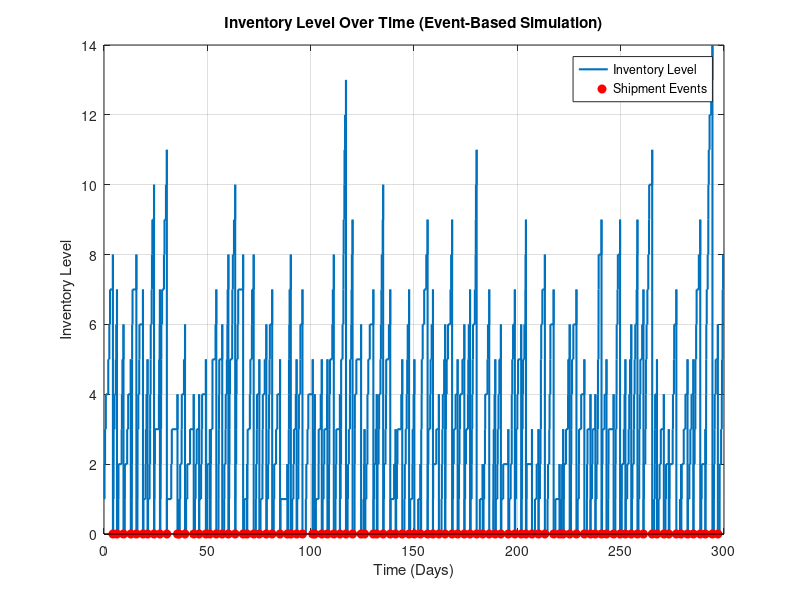
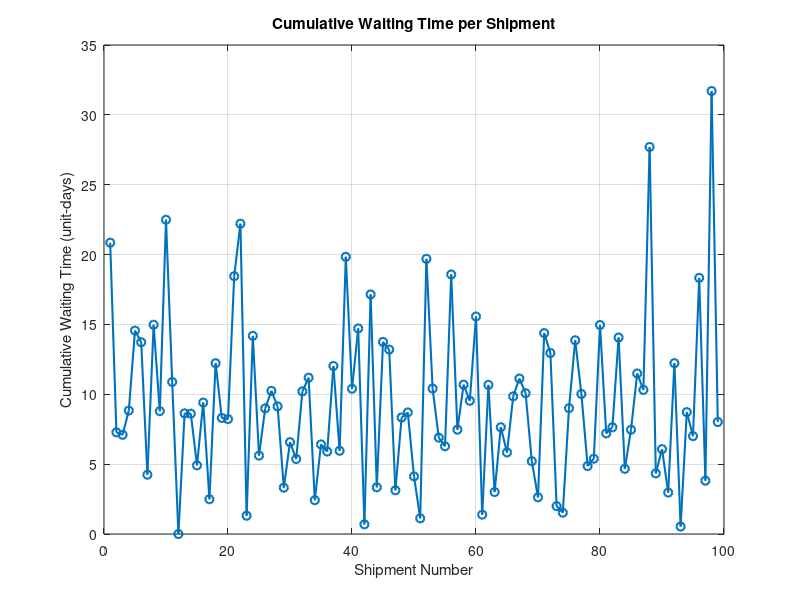

Reproduce these figures in MATLAB, in order.
% === STATIC POLICY: Event-Based Replenishment, No Lead Time ===
clear; clc;

% --- Parameters ---
days = 300;
lambda = 2;
T = 3;                                  % Fixed shipment interval
fixedCostPerShipment = 500;
variableCostPerUnit = 1;
w = 0.5;                                  % Waiting cost per unit per day

% --- Initialization ---
eventTime = 0;
shipments = 0;
shipmentDays = [];
unitsShipped = [];
inventoryLevel = 0;
inventoryHistory = [];
inventoryTimestamps = [];

totalWaitingTime = 0;
waitingTimePerShipment = [];
orderArrivalTimes = [];

totalOrders = 0;
nextShipmentTime = T;

% === EVENT-BASED SIMULATION ===
while eventTime < days
    % Generate interarrival time (exponential) for next order
    interArrival = -log(rand) / lambda;
    eventTime = eventTime + interArrival;

    if eventTime > days
        break
    end

    % One new order arrives
    orderArrivalTimes = [orderArrivalTimes, eventTime];
    totalOrders = totalOrders + 1;
    inventoryLevel = inventoryLevel + 1;

    inventoryHistory(end+1) = inventoryLevel;
    inventoryTimestamps(end+1) = eventTime;

    % Check for shipment
    if eventTime >= nextShipmentTime
        % All orders waiting are shipped now
        waitingTimes = eventTime - orderArrivalTimes;
        totalWaitingTime = totalWaitingTime + sum(waitingTimes);
        waitingTimePerShipment{end+1} = waitingTimes;
        cumulativeWaitingPerShipment = cellfun(@sum, waitingTimePerShipment);

        % Record shipment
        shipments = shipments + 1;
        shipmentDays(end+1) = eventTime;
        unitsShipped(end+1) = length(orderArrivalTimes);

        % Reset
        orderArrivalTimes = [];
        inventoryLevel = 0;

        inventoryHistory(end+1) = inventoryLevel;
        inventoryTimestamps(end+1) = eventTime;

        % Schedule next shipment
        nextShipmentTime = nextShipmentTime + T;
    end
end

% === Cost Calculations ===
totalUnitsShipped = sum(unitsShipped);
variableCost = totalUnitsShipped * variableCostPerUnit;
waitingCost = w * totalWaitingTime;
totalCost = shipments * fixedCostPerShipment + variableCost + waitingCost;
averageCostPerDay = totalCost / days;

% === OUTPUT ===
fprintf('=== EVENT-BASED STATIC POLICY ===\n');
fprintf('Total Shipments: %d\n', shipments);
fprintf('Total Units Shipped: %d\n', totalUnitsShipped);
fprintf('Total Orders: %d\n', totalOrders);
fprintf('Total Waiting Time (unit-days): %.2f\n', totalWaitingTime);
fprintf('Variable Cost: $%.2f\n', variableCost);
fprintf('Waiting Cost: $%.2f\n', waitingCost);
fprintf('Total Cost: $%.2f\n', totalCost);
fprintf('Average Cost per Day: $%.2f\n', averageCostPerDay);

% === PLOTS ===

% Inventory Level Over Time (Event-Based)
figure;
stairs(inventoryTimestamps, inventoryHistory, 'LineWidth', 1.5);
hold on;
stem(shipmentDays, zeros(size(shipmentDays)), 'r', 'filled', 'LineStyle', 'none');
xlabel('Time (Days)');
ylabel('Inventory Level');
title('Inventory Level Over Time (Event-Based Simulation)');
legend('Inventory Level', 'Shipment Events');
grid on;

% === PLOT: Cumulative Waiting Time of Orders Over Time ===
figure;
plot(1:length(cumulativeWaitingPerShipment), cumulativeWaitingPerShipment, '-o', 'LineWidth', 1.5);
xlabel('Shipment Number');
ylabel('Cumulative Waiting Time (unit-days)');
title('Cumulative Waiting Time per Shipment');
grid on;


% === Poisson Interarrival Generator ===
function samples = myPoisson(lambda, n)
samples = zeros(1, n);
for i = 1:n
    L = exp(-lambda);
    k = 0; p = 1;
    while p > L
        k = k + 1;
        p = p * rand();
    end
    samples(i) = k - 1;
end
end
